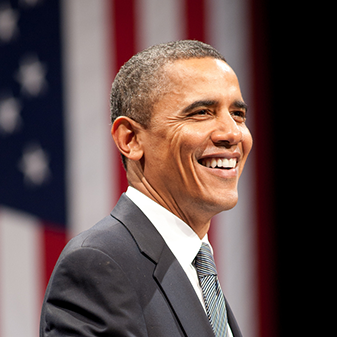
#> input picture Deep Learning/Computer Vision/images/obama.jpg, 337 x 337 px
$ jupyter execute '2. Transformation, Rotation, Resize & Crop.ipynb'
#> lines starting #> are read from the running program, lines starting #| are printed output that depends on the picture
## Loading the required libraries

[cell 1]
import cv2

## Load your image

[cell 2]
image = cv2.imread('images/obama.jpg')
#> image is the input picture: shape (337, 337, 3); mean B, G, R 76.1, 77.4, 96.7

### a. Convert image to Gray Color

[cell 3]
cv2.imshow('Original Image', image)
cv2.waitKey()
gray_image = cv2.cvtColor(image, cv2.COLOR_BGR2GRAY)
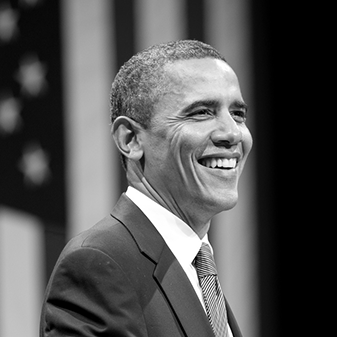
#> gray_image: shape (337, 337); min 0, max 255, mean 83
cv2.imshow('Gray Image', gray_image)
cv2.waitKey()
cv2.destroyAllWindows()

### b. Rotate the image

[cell 4]
height, width = image.shape[:2]
#> height = 337; width = 337

[cell 5]
## rotate the image around it's center
rotation_matrix = cv2.getRotationMatrix2D((width/2, height/2), 180, 1)

[cell 6]
rotated_image = cv2.warpAffine(image, rotation_matrix, (width, height))
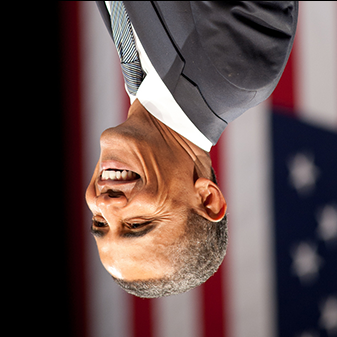
#> rotated_image: shape (337, 337, 3); mean B, G, R 75.6, 77, 96.3

[cell 7]
cv2.imshow('Rotated Image', rotated_image)
cv2.waitKey()
cv2.destroyAllWindows()

### c. Resize the image

[cell 8]
resized_image = cv2.resize(image, None, fx=0.5, fy=0.5)
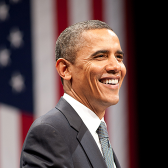
#> resized_image: shape (168, 168, 3); mean B, G, R 76.4, 77.8, 97.2

[cell 9]
cv2.imshow('Resized Image', resized_image)
cv2.waitKey()
cv2.destroyAllWindows()

### d. Crop the image

[cell 10]
## to crop the image, we need the coordinates of the rectange (top left, bottom right)
start_row, start_column = int(height*0.25), int(width*0.25)
#> start_row = 84; start_column = 84

## bottom right coordinates
end_row, end_column = int(height * 1.25), int(width*1.25)
#> end_row = 421; end_column = 421

[cell 11]
cropped_img = image[start_row: end_row, start_column: end_column]
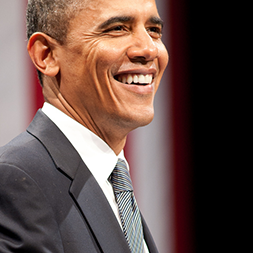
#> cropped_img: shape (253, 253, 3); mean B, G, R 73.7, 79.9, 102.3

$ run again, with Deep Learning/Computer Vision/images/gradient.jpg copied over Deep Learning/Computer Vision/images/obama.jpg
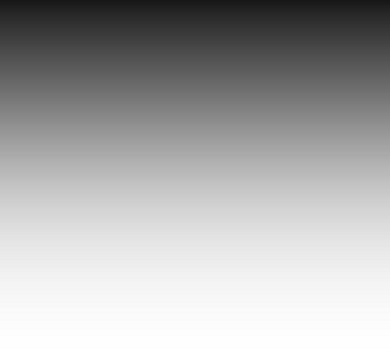
#> input picture Deep Learning/Computer Vision/images/gradient.jpg, 390 x 363 px
#> image is the input picture: shape (363, 390, 3); min 23, max 255, mean 172.7
#> `rotated_image = cv2.warpAffine(image, rotation_matrix, (width, height))`:
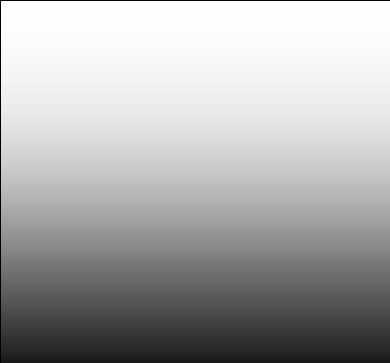
#> rotated_image: shape (363, 390, 3); min 0, max 255, mean 172.2
#> `cropped_img = image[start_row: end_row, start_column: end_column]`:
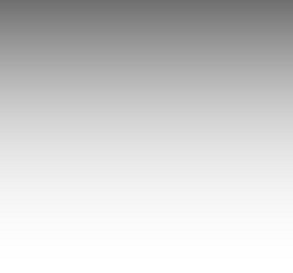
#> cropped_img: shape (273, 293, 3); min 111, max 255, mean 207.1
